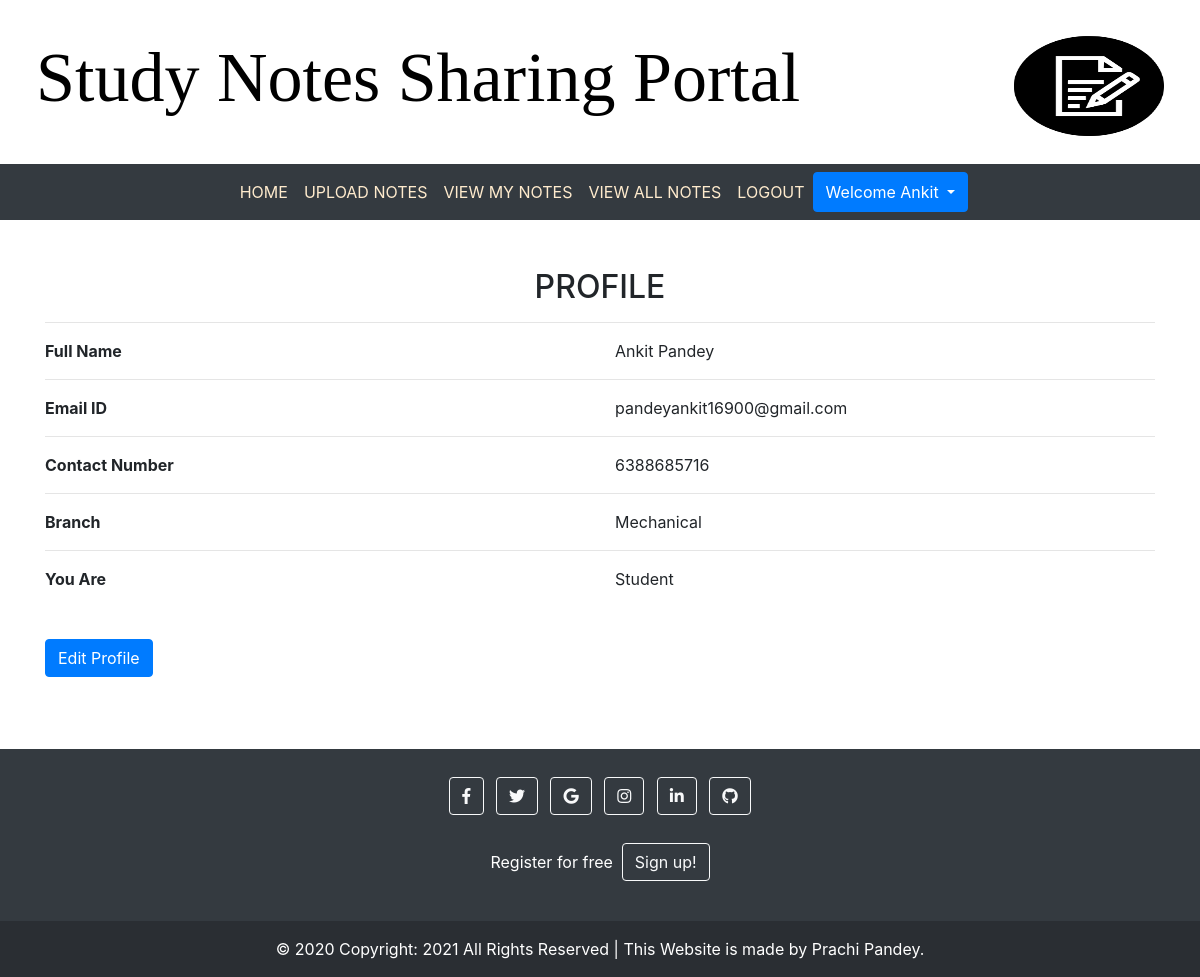
Screenshot of /profile (signed in) with the database file from the repository.
### notes/models.py (models this page shows, shortened)
class Signup(models.Model):
    user = models.ForeignKey(User,on_delete=models.CASCADE)
    contact = models.CharField(max_length=10)
    branch = models.CharField(max_length=30)
    role = models.CharField(max_length=10)

### notes/views.py (the view)
# urls.py: path('profile',profile,name='profile'),
def profile(request):
    if not request.user.is_authenticated:
         return redirect('login')
    user=User.objects.get(id=request.user.id)
    data=Signup.objects.get(user=user)
    d = {'data':data,'user':user}
    return render(request,'profile.html',d)

### notes/templates/profile.html (shortened to what this page needs)
{% extends 'user_nav.html'  %}
{% load static %}
{% block body %}
<div class="container mt-5">
    <h2 class="text-center">PROFILE</h2>
    <hr>
    <div class="row">
        <div class="col-md-6">
            <b>Full Name</b>
        </div>
        <div class="col-md-6" style="text-transform:capitalize">
           {{data.user.first_name}} {{data.user.last_name}}
        </div>
    </div>
<hr>
    <div class="row">
        <div class="col-md-6">
            <b>Email ID</b>
        </div>
        <div class="col-md-6" >
           {{data.user.username}}
        </div>
    </div>
<hr>
    <div class="row">
        <div class="col-md-6">
            <b>Contact Number</b>
        </div>
        <div class="col-md-6" >
           {{data.contact}}
        </div>
    </div>
<hr>
    <div class="row">
        <div class="col-md-6">
            <b>Branch</b>
        </div>
        <div class="col-md-6" style="text-transform:capitalize">
           {{data.branch}}
        </div>
    </div>
<hr>
    <div class="row">
        <div class="col-md-6">
            <b>You Are</b>
        </div>
        <div class="col-md-6" style="text-transform:capitalize">
           {{data.role}}
        </div>
    </div>
    <br><br>
<a href="{% url 'edit_profile' %}" class="btn btn-primary">Edit Profile</a>
</div>
<footer class="bg-dark text-center text-white">
    <div class="container p-4 pb-0">
      <section class="mb-4">
        <a class="btn btn-outline-light btn-floating m-1" href="#!" role="button"
          ><i class="fab fa-facebook-f"></i
        ></a>
        <a class="btn btn-outline-light btn-floating m-1" href="#!" role="button"
          ><i class="fab fa-twitter"></i
        ></a>
        <a class="btn btn-outline-light btn-floating m-1" href="#!" role="button"
          ><i class="fab fa-google"></i
        ></a>
        <a class="btn btn-outline-light btn-floating m-1" href="#!" role="button"
          ><i class="fab fa-instagram"></i
        ></a>
        <a class="btn btn-outline-light btn-floating m-1" href="#!" role="button"
          ><i class="fab fa-linkedin-in"></i
        ></a>
        <a class="btn btn-outline-light btn-floating m-1" href="#!" role="button"
          ><i class="fab fa-github"></i
        ></a>
      </section>
      <section class="">
        <p class="d-flex justify-content-center align-items-center">
          <span class="me-3">Register for free&nbsp;&nbsp;</span>
          <a href="{% url 'signup'  %}" class="btn btn-outline-light btn-rounded">
            Sign up!
          </a>
        </p>
      </section>
    </div>
    <div class="text-center p-3" style="background-color: rgba(0, 0, 0, 0.2);">
      © 2020 Copyright: 2021 All Rights Reserved  | This Website is made by Prachi Pandey.
    </div>
  </footer>
{% endblock %}

### notes/templates/user_nav.html (shortened to what this page needs)
<!DOCTYPE html>
<html lang="en">
<head>
    {% load static %}
  <link rel="stylesheet" href="https://maxcdn.bootstrapcdn.com/bootstrap/4.3.1/css/bootstrap.min.css">
  <link rel="stylesheet" href="https://use.fontawesome.com/releases/v5.6.3/css/all.css"
>
  <link rel="stylesheet" href="{% static 'css/style.css' %}">
</head>
<body>
  <h2 style="padding:3%;">
       <span style="color:black; text-align:center; font-family:Algerian; Font-size: 70px;">Study Notes Sharing Portal</span>
       <img src="static/images/logo.png" align="right" style="width:150px; height:100px; position:relative;">
    </h2>
   <nav class="navbar navbar-expand-sm justify-content-center bg-dark" >
      <ul class="navbar-nav">
          <li class="navbar-item">
              <a class="nav-link" href="{% url 'profile' %}">HOME</a>
          </li>
          <li class="navbar-item">
            <a class="nav-link" href="{% url 'upload_notes' %}">UPLOAD NOTES</a>
          </li>
          <li class="navbar-item">
            <a class="nav-link" href="{% url 'view_mynotes' %}">VIEW MY NOTES</a>
          </li>
          <li class="navbar-item">
            <a class="nav-link" href="{% url 'viewallnotes' %}">VIEW ALL NOTES</a>
          </li>
          <li class="navbar-item">
            <a class="nav-link" href="{% url 'logout' %}">LOGOUT</a>
          </li>
          <div class="btn-group ">
              <button type="button" class="btn btn-primary dropdown-toggle" data-toggle="dropdown">
                  Welcome {{request.user.first_name}}
              </button>
          </div>
      </ul>
   </nav>
</body>
</html>
{% block body %}
{% endblock %}

### notes/templates/user_nav.html (style rules this page uses)
.nav-link { color: blanchedalmond; }

### rows the page displays
Signup: user.first_name "Ankit", user.last_name "Pandey", user.username "pandeyankit16900@gmail.com", contact "6388685716", branch "Mechanical", role "Student"

### other values shown
{{ request.user.first_name }} "Ankit"
